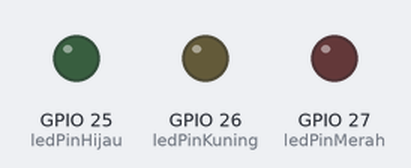
The sketch below on a simulated ESP32. Parts: output pins drawn as LEDs (lit = HIGH).

Above: at 3.0 s.
At 9.0 s:
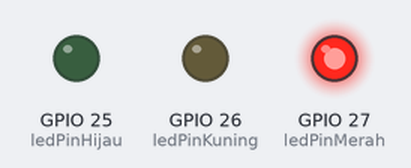
At 15.0 s:
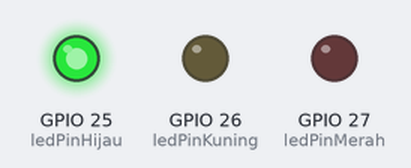
Timing chart, 0 to 19.5 s (numbered marks = the images above):
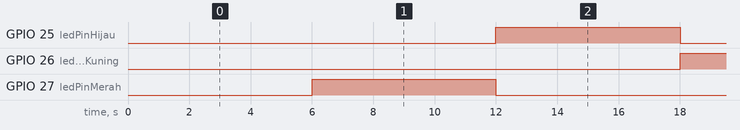

The sketch:

sketch_oct19a.ino
```cpp
const int ledPinMerah =  27;// pin LED merah
const int ledPinKuning =  26;// pin LED kuning
const int ledPinHijau =  25;// pin LED hijau

int ledState1 = LOW;  //state lampu mati
int ledState2 = HIGH; //state lampu hidup

unsigned long previousMillis = 0;   //menyimpan perubahan waktu

long interval = 6000;           //interval waktu untuk LED
int counter = 0;                //menyimpan nilai counter yang akan menjadi parameter LED yang hidup

void setup() {
  pinMode(ledPinMerah, OUTPUT);
  pinMode(ledPinKuning, OUTPUT);
  pinMode(ledPinHijau, OUTPUT);
}

void loop() {
  unsigned long currentMillis = millis();

  if (currentMillis - previousMillis >= interval) {
    //menyimpan waktu terakhir kali LED menyala
    previousMillis = currentMillis;

    if(counter%3 == 0){ //LED merah menyala
      digitalWrite(ledPinMerah, ledState2);
      digitalWrite(ledPinHijau, ledState1);
      digitalWrite(ledPinKuning, ledState1);
      interval = 6000;
    }else if(counter%3 == 1){ //LED hijau menyala
      digitalWrite(ledPinMerah, ledState1);
      digitalWrite(ledPinHijau, ledState2);
      digitalWrite(ledPinKuning, ledState1);
      interval = 6000;
    }else if(counter%3 == 2){ //LED kuning menyala
      digitalWrite(ledPinMerah, ledState1);
      digitalWrite(ledPinHijau, ledState1);
      digitalWrite(ledPinKuning, ledState2);
      interval = 3000;
    }
    counter++;
  }
}
```

Measured:
- by itself, GPIO 25 (ledPinHijau), GPIO 27 (ledPinMerah): alternates HIGH for 6.0 s and LOW for 9.0 s
- by itself, GPIO 26 (ledPinKuning): alternates HIGH for 3.0 s and LOW for 12.0 s
- by itself, everything shown: repeats every 15.0 s, in 3 steps
